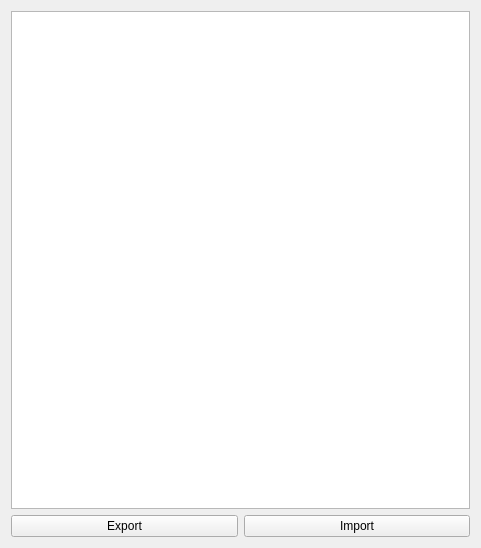
<?xml version="1.0" encoding="UTF-8"?>
<ui version="4.0">
 <class>LandMarkListComponent</class>
 <widget class="QWidget" name="LandMarkListComponent">
  <property name="geometry">
   <rect>
    <x>0</x>
    <y>0</y>
    <width>481</width>
    <height>548</height>
   </rect>
  </property>
  <property name="windowTitle">
   <string>Form</string>
  </property>
  <layout class="QVBoxLayout" name="verticalLayout">
   <item>
    <widget class="QTreeView" name="treeView"/>
   </item>
   <item>
    <layout class="QHBoxLayout" name="horizontalLayout">
     <item>
      <widget class="QPushButton" name="exportBtn">
       <property name="text">
        <string>Export</string>
       </property>
      </widget>
     </item>
     <item>
      <widget class="QPushButton" name="importBtn">
       <property name="text">
        <string>Import</string>
       </property>
      </widget>
     </item>
    </layout>
   </item>
  </layout>
 </widget>
 <resources/>
 <connections/>
</ui>
